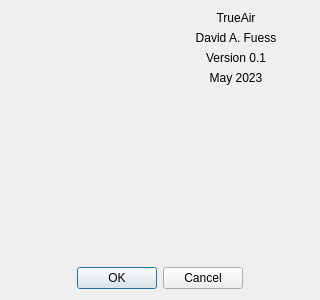
<?xml version="1.0" encoding="UTF-8"?>
<ui version="4.0">
 <class>aboutDialog</class>
 <widget class="QDialog" name="aboutDialog">
  <property name="geometry">
   <rect>
    <x>0</x>
    <y>0</y>
    <width>320</width>
    <height>300</height>
   </rect>
  </property>
  <property name="windowTitle">
   <string>Blood Sugar Analysis</string>
  </property>
  <layout class="QGridLayout" name="gridLayout">
   <item row="0" column="0" rowspan="2">
    <widget class="QLabel" name="label_3">
     <property name="text">
      <string/>
     </property>
     <property name="pixmap">
      <pixmap>meter.jpg</pixmap>
     </property>
     <property name="scaledContents">
      <bool>true</bool>
     </property>
     <property name="alignment">
      <set>Qt::AlignCenter</set>
     </property>
    </widget>
   </item>
   <item row="0" column="1">
    <layout class="QVBoxLayout" name="verticalLayout">
     <item>
      <widget class="QLabel" name="label">
       <property name="text">
        <string>TrueAir</string>
       </property>
       <property name="alignment">
        <set>Qt::AlignCenter</set>
       </property>
      </widget>
     </item>
     <item>
      <widget class="QLabel" name="label_2">
       <property name="text">
        <string>David A. Fuess</string>
       </property>
       <property name="alignment">
        <set>Qt::AlignCenter</set>
       </property>
      </widget>
     </item>
     <item>
      <widget class="QLabel" name="label_4">
       <property name="text">
        <string>Version 0.1</string>
       </property>
       <property name="alignment">
        <set>Qt::AlignCenter</set>
       </property>
      </widget>
     </item>
     <item>
      <widget class="QLabel" name="label_5">
       <property name="text">
        <string>May 2023</string>
       </property>
       <property name="alignment">
        <set>Qt::AlignCenter</set>
       </property>
      </widget>
     </item>
    </layout>
   </item>
   <item row="1" column="1">
    <spacer name="verticalSpacer">
     <property name="orientation">
      <enum>Qt::Vertical</enum>
     </property>
     <property name="sizeHint" stdset="0">
      <size>
       <width>20</width>
       <height>159</height>
      </size>
     </property>
    </spacer>
   </item>
   <item row="2" column="0" colspan="2">
    <widget class="QDialogButtonBox" name="buttonBox">
     <property name="orientation">
      <enum>Qt::Horizontal</enum>
     </property>
     <property name="standardButtons">
      <set>QDialogButtonBox::Cancel|QDialogButtonBox::Ok</set>
     </property>
     <property name="centerButtons">
      <bool>true</bool>
     </property>
    </widget>
   </item>
  </layout>
 </widget>
 <resources/>
 <connections>
  <connection>
   <sender>buttonBox</sender>
   <signal>accepted()</signal>
   <receiver>aboutDialog</receiver>
   <slot>accept()</slot>
   <hints>
    <hint type="sourcelabel">
     <x>248</x>
     <y>254</y>
    </hint>
    <hint type="destinationlabel">
     <x>157</x>
     <y>274</y>
    </hint>
   </hints>
  </connection>
  <connection>
   <sender>buttonBox</sender>
   <signal>rejected()</signal>
   <receiver>aboutDialog</receiver>
   <slot>reject()</slot>
   <hints>
    <hint type="sourcelabel">
     <x>316</x>
     <y>260</y>
    </hint>
    <hint type="destinationlabel">
     <x>286</x>
     <y>274</y>
    </hint>
   </hints>
  </connection>
 </connections>
</ui>
